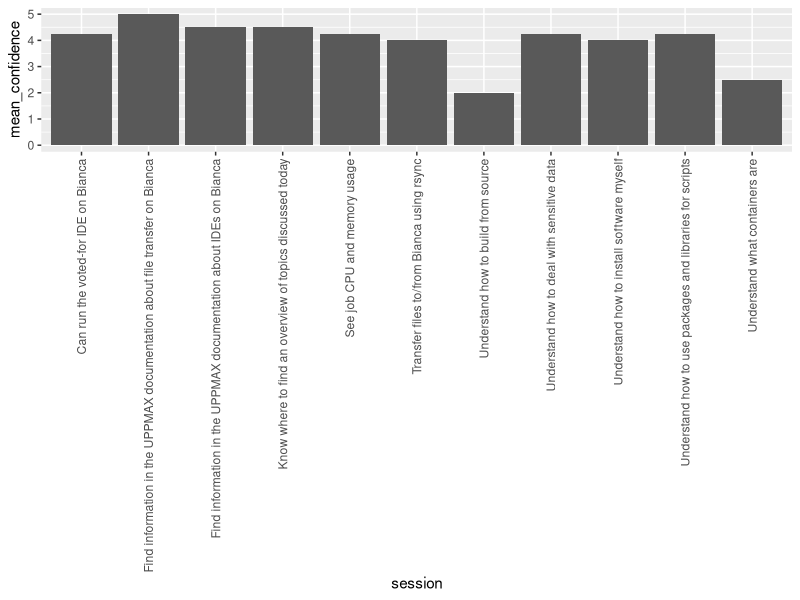

Source code (R):
#!/bin/env Rscript
raw_table <- readr::read_csv(
  "20240524.csv"
  )

remove_irrevant_cols <- function(t) {
  t$Tidstämpel <- NULL
  t$`In the course, what should we keep doing?` <- NULL
  t$`In the course, which section(s) scheduled enough time for exercises?` <- NULL
  t$`In the course, what should we improve?` <- NULL
  t$`Are there any other comments on the course?` <- NULL
  names(t) <- stringr::str_extract(names(t), pattern = "\\[.*\\]")
  names(t) <- stringr::str_sub(names(t), start = 2, end = -2)
  t 
}

google_forms_table <- remove_irrevant_cols(t = raw_table)
table_with_rowname <- t(google_forms_table)

# No rownames
table <- tibble::tibble(matrix(nrow = nrow(table_with_rowname), ncol = 5))
table[ , 1] <- rownames(table_with_rowname)
table[ , 2:5] <- table_with_rowname[ , 1:4]
names(table) <- c("session", paste0("learner_", 1:4))
table

tidy_table <- tidyr::pivot_longer(table, cols = 2:5)

confidence_per_topic <- dplyr::summarise(
  dplyr::group_by(tidy_table, session), 
  mean_confidence = mean(value)
)
confidence_per_topic
ggplot2::ggplot(
  data = confidence_per_topic,
  mapping = ggplot2::aes(x = session, y = mean_confidence)
) + ggplot2::geom_col() + 
  ggplot2::scale_y_continuous(limits = c(0, 5)) +
  ggplot2::theme(axis.text.x = ggplot2::element_text(angle = 90, vjust = 0.5, hjust=1))

ggplot2::ggsave("20240524_mean_confidence_per_session.png", height = 7)
